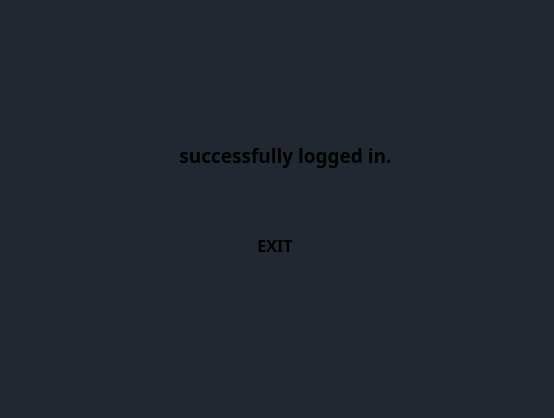
<?xml version="1.0" encoding="UTF-8"?>
<ui version="4.0">
 <class>MainWindow</class>
 <widget class="QMainWindow" name="MainWindow">
  <property name="geometry">
   <rect>
    <x>0</x>
    <y>0</y>
    <width>554</width>
    <height>418</height>
   </rect>
  </property>
  <property name="windowTitle">
   <string>Enter Sucessfully</string>
  </property>
  <widget class="QWidget" name="centralwidget">
   <layout class="QVBoxLayout" name="verticalLayout">
    <property name="spacing">
     <number>0</number>
    </property>
    <property name="leftMargin">
     <number>0</number>
    </property>
    <property name="topMargin">
     <number>0</number>
    </property>
    <property name="rightMargin">
     <number>0</number>
    </property>
    <property name="bottomMargin">
     <number>0</number>
    </property>
    <item>
     <widget class="QFrame" name="frame">
      <property name="styleSheet">
       <string notr="true">background-color: rgb(34, 40, 49);</string>
      </property>
      <property name="frameShape">
       <enum>QFrame::NoFrame</enum>
      </property>
      <property name="frameShadow">
       <enum>QFrame::Raised</enum>
      </property>
      <widget class="QLabel" name="label">
       <property name="geometry">
        <rect>
         <x>160</x>
         <y>140</y>
         <width>251</width>
         <height>31</height>
        </rect>
       </property>
       <property name="font">
        <font>
         <family>Swis721 Cn BT</family>
         <pointsize>14</pointsize>
         <weight>75</weight>
         <italic>false</italic>
         <bold>true</bold>
        </font>
       </property>
       <property name="styleSheet">
        <string notr="true">color: rgb(61, 182, 182);
QLineEdit{
	border: 2px solid rgb(221, 221, 221);
	border-radius: 5px;
	padding: 15px;
	background-color: rgb(30, 40, 49);
	color: rgb(166, 166, 166);
}</string>
       </property>
       <property name="text">
        <string notr="true">successfully logged in.</string>
       </property>
       <property name="alignment">
        <set>Qt::AlignCenter</set>
       </property>
      </widget>
      <widget class="QPushButton" name="pushButton_2">
       <property name="geometry">
        <rect>
         <x>150</x>
         <y>220</y>
         <width>250</width>
         <height>51</height>
        </rect>
       </property>
       <property name="font">
        <font>
         <family>Swis721 Cn BT</family>
         <pointsize>12</pointsize>
         <weight>75</weight>
         <bold>true</bold>
        </font>
       </property>
       <property name="styleSheet">
        <string notr="true">QPushButton{
	background-color: rgb(34, 40, 49);
	border: 2px solid rgb(34, 40, 49);
	
	border-radius: 5px;
}

QPushButton:hover{
	background-color: rgb(189, 0, 0);
	border-radius: 5px;
}

QPushButton:pressed{
	background-color: rgb(30, 200, 190);
	border-radius: 5px;
}</string>
       </property>
       <property name="text">
        <string>EXIT</string>
       </property>
      </widget>
     </widget>
    </item>
   </layout>
  </widget>
 </widget>
 <resources/>
 <connections/>
</ui>
